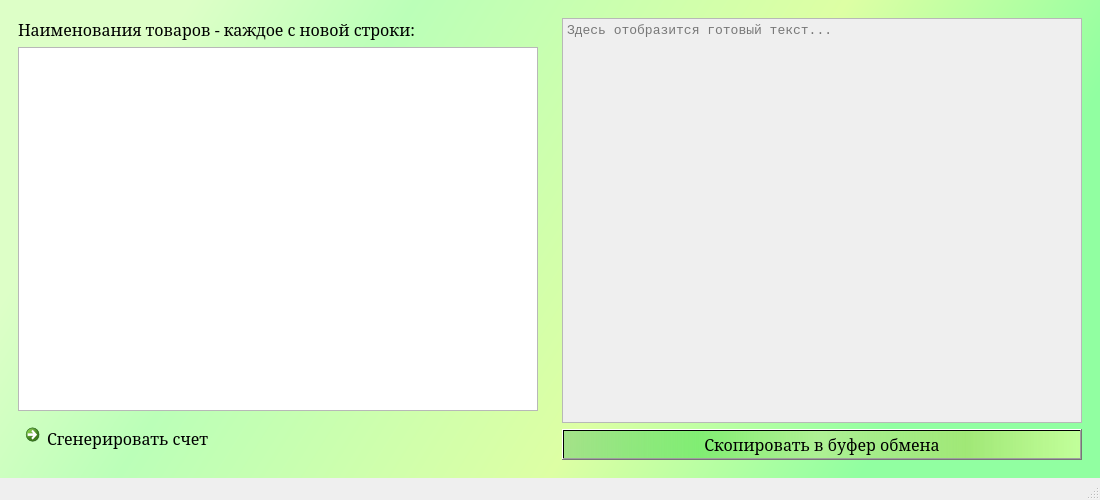
<?xml version="1.0" encoding="UTF-8"?>
<ui version="4.0">
 <class>BillWindow</class>
 <widget class="QMainWindow" name="BillWindow">
  <property name="geometry">
   <rect>
    <x>0</x>
    <y>0</y>
    <width>1100</width>
    <height>500</height>
   </rect>
  </property>
  <property name="windowTitle">
   <string>Выставить счет для оплаты</string>
  </property>
  <widget class="QWidget" name="centralwidget">
   <property name="styleSheet">
    <string notr="true">#centralwidget { background-color: qlineargradient(spread:pad, x1:0.084, y1:0.329545, x2:0.901, y2:0.551136, stop:0 rgba(221, 255, 199, 255), stop:0.232451 rgba(187, 255, 184, 255), stop:0.680092 rgba(221, 255, 164, 255), stop:1 rgba(145, 255, 161, 255)); }</string>
   </property>
   <layout class="QHBoxLayout" name="horizontalLayout">
    <item>
     <widget class="QWidget" name="widget" native="true">
      <layout class="QVBoxLayout" name="verticalLayout">
       <item>
        <widget class="QLabel" name="label">
         <property name="font">
          <font>
           <family>Garamond</family>
           <pointsize>12</pointsize>
          </font>
         </property>
         <property name="text">
          <string>Наименования товаров - каждое с новой строки:</string>
         </property>
        </widget>
       </item>
       <item>
        <widget class="QTextEdit" name="orders_list">
         <property name="font">
          <font>
           <family>Courier New</family>
           <pointsize>10</pointsize>
          </font>
         </property>
         <property name="autoFormatting">
          <set>QTextEdit::AutoNone</set>
         </property>
        </widget>
       </item>
       <item>
        <widget class="QCommandLinkButton" name="generate_bill_btn">
         <property name="font">
          <font>
           <family>Garamond</family>
           <pointsize>12</pointsize>
           <weight>50</weight>
           <italic>false</italic>
           <bold>false</bold>
          </font>
         </property>
         <property name="styleSheet">
          <string notr="true">font: 12pt &quot;Garamond&quot;;</string>
         </property>
         <property name="text">
          <string>Сгенерировать счет</string>
         </property>
         <property name="shortcut">
          <string>Shift+Return</string>
         </property>
        </widget>
       </item>
      </layout>
     </widget>
    </item>
    <item>
     <widget class="QWidget" name="widget_2" native="true">
      <layout class="QVBoxLayout" name="verticalLayout_2">
       <item>
        <widget class="QTextEdit" name="bill">
         <property name="enabled">
          <bool>false</bool>
         </property>
         <property name="font">
          <font>
           <family>Courier New</family>
           <pointsize>10</pointsize>
          </font>
         </property>
         <property name="readOnly">
          <bool>true</bool>
         </property>
         <property name="placeholderText">
          <string>Здесь отобразится готовый текст...</string>
         </property>
        </widget>
       </item>
       <item>
        <widget class="QPushButton" name="copy_btn">
         <property name="font">
          <font>
           <family>Garamond</family>
           <pointsize>12</pointsize>
          </font>
         </property>
         <property name="styleSheet">
          <string notr="true">background-color: qlineargradient(spread:pad, x1:0, y1:0, x2:1, y2:0, stop:0 rgba(114, 201, 113, 137), stop:0.264151 rgba(116, 234, 105, 211), stop:0.496115 rgba(188, 224, 133, 124), stop:0.778024 rgba(163, 228, 112, 220), stop:1 rgba(214, 255, 152, 182));</string>
         </property>
         <property name="text">
          <string>Скопировать в буфер обмена</string>
         </property>
        </widget>
       </item>
      </layout>
     </widget>
    </item>
   </layout>
  </widget>
  <widget class="QStatusBar" name="statusbar"/>
 </widget>
 <resources/>
 <connections/>
</ui>
